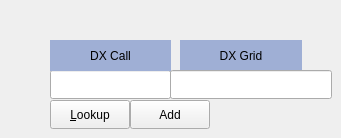
    <widget class="QWidget" name="page_8">
     <widget class="QLineEdit" name="dxCallEntry">
      <property name="geometry">
       <rect>
        <x>50</x>
        <y>70</y>
        <width>121</width>
        <height>29</height>
       </rect>
      </property>
      <property name="toolTip">
       <string>Callsign of station to be worked</string>
      </property>
      <property name="text">
       <string/>
      </property>
      <property name="alignment">
       <set>Qt::AlignCenter</set>
      </property>
     </widget>
     <widget class="QPushButton" name="lookupButton">
      <property name="geometry">
       <rect>
        <x>50</x>
        <y>100</y>
        <width>80</width>
        <height>29</height>
       </rect>
      </property>
      <property name="toolTip">
       <string>Search for callsign in database</string>
      </property>
      <property name="text">
       <string>&amp;Lookup</string>
      </property>
     </widget>
     <widget class="QLabel" name="label_3">
      <property name="geometry">
       <rect>
        <x>50</x>
        <y>40</y>
        <width>121</width>
        <height>31</height>
       </rect>
      </property>
      <property name="sizePolicy">
       <sizepolicy hsizetype="Preferred" vsizetype="Fixed">
        <horstretch>0</horstretch>
        <verstretch>0</verstretch>
       </sizepolicy>
      </property>
      <property name="palette">
       <palette>
        <active>
         <colorrole role="Base">
          <brush brushstyle="SolidPattern">
           <color alpha="255">
            <red>252</red>
            <green>252</green>
            <blue>252</blue>
           </color>
          </brush>
         </colorrole>
         <colorrole role="Window">
          <brush brushstyle="SolidPattern">
           <color alpha="255">
            <red>159</red>
            <green>175</green>
            <blue>213</blue>
           </color>
          </brush>
         </colorrole>
        </active>
        <inactive>
         <colorrole role="Base">
          <brush brushstyle="SolidPattern">
           <color alpha="255">
            <red>252</red>
            <green>252</green>
            <blue>252</blue>
           </color>
          </brush>
         </colorrole>
         <colorrole role="Window">
          <brush brushstyle="SolidPattern">
           <color alpha="255">
            <red>159</red>
            <green>175</green>
            <blue>213</blue>
           </color>
          </brush>
         </colorrole>
        </inactive>
        <disabled>
         <colorrole role="Base">
          <brush brushstyle="SolidPattern">
           <color alpha="255">
            <red>159</red>
            <green>175</green>
            <blue>213</blue>
           </color>
          </brush>
         </colorrole>
         <colorrole role="Window">
          <brush brushstyle="SolidPattern">
           <color alpha="255">
            <red>159</red>
            <green>175</green>
            <blue>213</blue>
           </color>
          </brush>
         </colorrole>
        </disabled>
       </palette>
      </property>
      <property name="autoFillBackground">
       <bool>true</bool>
      </property>
      <property name="text">
       <string>DX Call</string>
      </property>
      <property name="alignment">
       <set>Qt::AlignCenter</set>
      </property>
      <property name="margin">
       <number>5</number>
      </property>
      <property name="indent">
       <number>2</number>
      </property>
     </widget>
     <widget class="QLabel" name="label_4">
      <property name="geometry">
       <rect>
        <x>180</x>
        <y>40</y>
        <width>122</width>
        <height>31</height>
       </rect>
      </property>
      <property name="sizePolicy">
       <sizepolicy hsizetype="Preferred" vsizetype="Fixed">
        <horstretch>0</horstretch>
        <verstretch>0</verstretch>
       </sizepolicy>
      </property>
      <property name="palette">
       <palette>
        <active>
         <colorrole role="Base">
          <brush brushstyle="SolidPattern">
           <color alpha="255">
            <red>252</red>
            <green>252</green>
            <blue>252</blue>
           </color>
          </brush>
         </colorrole>
         <colorrole role="Window">
          <brush brushstyle="SolidPattern">
           <color alpha="255">
            <red>159</red>
            <green>175</green>
            <blue>213</blue>
           </color>
          </brush>
         </colorrole>
        </active>
        <inactive>
         <colorrole role="Base">
          <brush brushstyle="SolidPattern">
           <color alpha="255">
            <red>252</red>
            <green>252</green>
            <blue>252</blue>
           </color>
          </brush>
         </colorrole>
         <colorrole role="Window">
          <brush brushstyle="SolidPattern">
           <color alpha="255">
            <red>159</red>
            <green>175</green>
            <blue>213</blue>
           </color>
          </brush>
         </colorrole>
        </inactive>
        <disabled>
         <colorrole role="Base">
          <brush brushstyle="SolidPattern">
           <color alpha="255">
            <red>159</red>
            <green>175</green>
            <blue>213</blue>
           </color>
          </brush>
         </colorrole>
         <colorrole role="Window">
          <brush brushstyle="SolidPattern">
           <color alpha="255">
            <red>159</red>
            <green>175</green>
            <blue>213</blue>
           </color>
          </brush>
         </colorrole>
        </disabled>
       </palette>
      </property>
      <property name="autoFillBackground">
       <bool>true</bool>
      </property>
      <property name="text">
       <string>DX Grid</string>
      </property>
      <property name="alignment">
       <set>Qt::AlignCenter</set>
      </property>
      <property name="margin">
       <number>5</number>
      </property>
      <property name="indent">
       <number>2</number>
      </property>
     </widget>
     <widget class="QPushButton" name="addButton">
      <property name="geometry">
       <rect>
        <x>130</x>
        <y>100</y>
        <width>80</width>
        <height>29</height>
       </rect>
      </property>
      <property name="toolTip">
       <string>Add callsign and locator to database</string>
      </property>
      <property name="text">
       <string>Add</string>
      </property>
     </widget>
     <widget class="QLineEdit" name="dxGridEntry">
      <property name="geometry">
       <rect>
        <x>170</x>
        <y>70</y>
        <width>162</width>
        <height>29</height>
       </rect>
      </property>
      <property name="toolTip">
       <string>Locator of station to be worked</string>
      </property>
      <property name="text">
       <string/>
      </property>
      <property name="alignment">
       <set>Qt::AlignCenter</set>
      </property>
     </widget>
    </widget>
